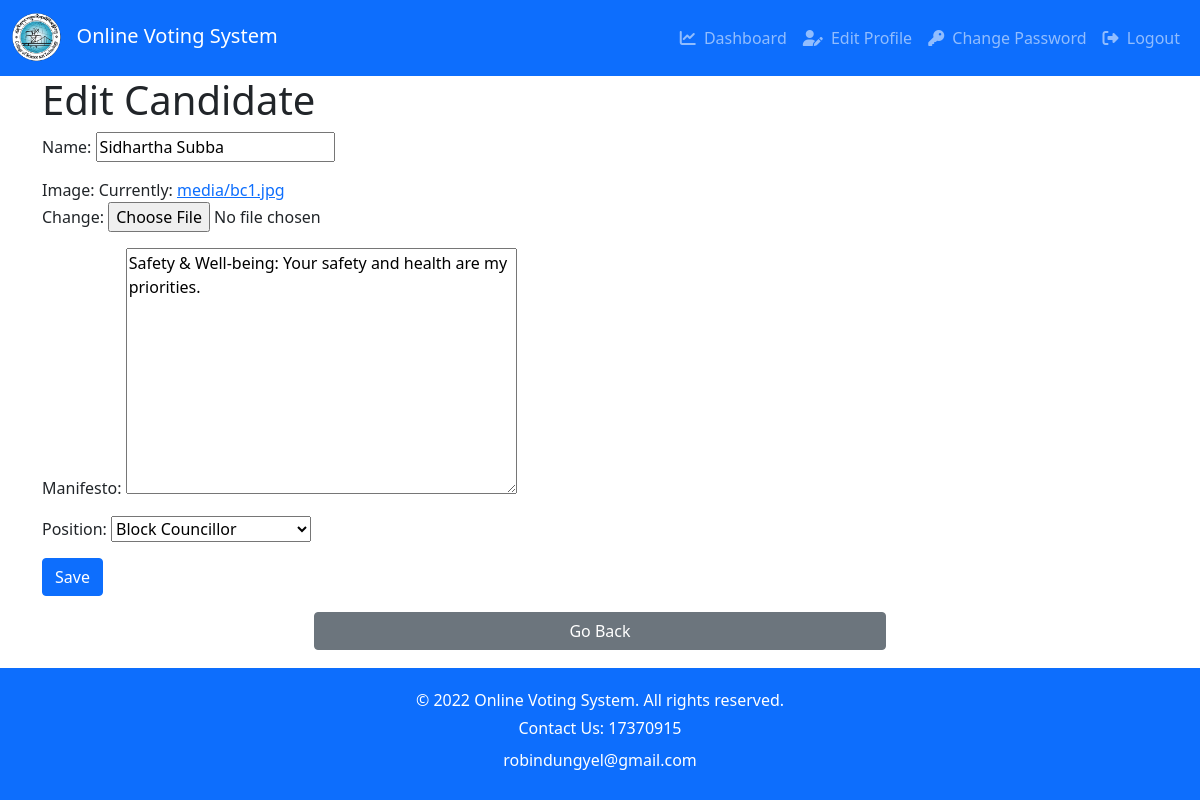
The page /admin_panel/edit_candidate/5/ (signed in) on the database its author committed.
### votingapp/models.py (models this page shows, shortened)
class Candidate(models.Model):
    id = models.BigAutoField(primary_key=True)
    name = models.CharField(max_length=100)
    image = models.ImageField(upload_to='media/')
    manifesto = models.TextField(default='Manifesto text to be updated')
    total_vote = models.IntegerField(default=0, editable=False)
    position = models.ForeignKey(Position, on_delete=models.CASCADE)

### votingapp/views.py (the view)
# urls.py: path('admin_panel/edit_candidate/<int:id>/', views.edit_candidate, name='edit_candidate'),
@user_passes_test(is_admin)
def edit_candidate(request, id):
    candidate = get_object_or_404(Candidate, id=id)
    if request.method == "POST":
        form = CandidateForm(request.POST, request.FILES, instance=candidate)
        if form.is_valid():
            form.save()
            messages.success(request, 'Candidate updated successfully.')
            return redirect('admin_panel')
    else:
        form = CandidateForm(instance=candidate)
    return render(request, 'edit_candidate.html', {'form': form})

### votingapp/forms.py
class CandidateForm(forms.ModelForm):
    class Meta:
        model = Candidate
        fields = ['name', 'image', 'manifesto', 'position']

### votingapp/models.py (called while the page is built)
    def __str__(self):
        return self.title

### votingapp/views.py (called while the page is built)
def is_admin(user):
    return user.is_superuser

### votingapp/templates/edit_candidate.html (shortened to what this page needs)
{% extends "base.html" %}
{% block content %}
<div class="container">
    <h1>Edit Candidate</h1>
    <form method="post" enctype="multipart/form-data">
        {{ form.as_p }}
        <button type="submit" class="btn btn-primary">Save</button>
    </form>
</div>
<div class="card-body d-flex justify-content-center">
    <a href="{% url 'admin_panel' %}" class="col-md-6 btn btn-secondary">Go Back</a>
  </div>
{% endblock %}

### votingapp/templates/base.html (style rules this page uses)
body { display: flex; flex-direction: column; min-height: 100vh; }

### rows shown on the page
Candidate: name "Sidhartha Subba", manifesto "Safety & Well-being: Your safety and health are my priorities.", position "Block Councillor"
